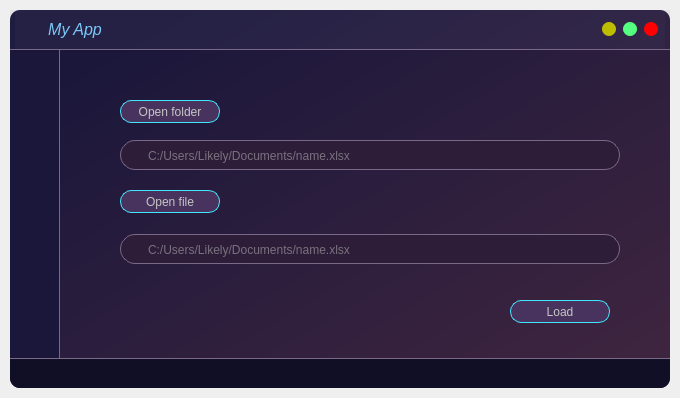
<?xml version="1.0" encoding="UTF-8"?>
<ui version="4.0">
 <class>MainWindow</class>
 <widget class="QMainWindow" name="MainWindow">
  <property name="geometry">
   <rect>
    <x>0</x>
    <y>0</y>
    <width>680</width>
    <height>398</height>
   </rect>
  </property>
  <property name="windowTitle">
   <string>MainWindow</string>
  </property>
  <widget class="QWidget" name="centralwidget">
   <layout class="QVBoxLayout" name="drop_shadow_layout">
    <property name="spacing">
     <number>0</number>
    </property>
    <property name="leftMargin">
     <number>10</number>
    </property>
    <property name="topMargin">
     <number>10</number>
    </property>
    <property name="rightMargin">
     <number>10</number>
    </property>
    <property name="bottomMargin">
     <number>10</number>
    </property>
    <item>
     <widget class="QFrame" name="drop_shadow_frame">
      <property name="styleSheet">
       <string notr="true">background-color: qlineargradient(spread:pad, x1:0, y1:0.011, x2:0.972, y2:0.965909, stop:0.113636 rgba(26, 23, 59, 255), stop:1 rgba(63, 37, 63, 255));
border-radius: 10px;
</string>
      </property>
      <property name="frameShape">
       <enum>QFrame::NoFrame</enum>
      </property>
      <property name="frameShadow">
       <enum>QFrame::Raised</enum>
      </property>
      <layout class="QVBoxLayout" name="verticalLayout">
       <property name="spacing">
        <number>0</number>
       </property>
       <property name="leftMargin">
        <number>0</number>
       </property>
       <property name="topMargin">
        <number>0</number>
       </property>
       <property name="rightMargin">
        <number>0</number>
       </property>
       <property name="bottomMargin">
        <number>0</number>
       </property>
       <item>
        <widget class="QFrame" name="title_bar">
         <property name="maximumSize">
          <size>
           <width>16777215</width>
           <height>40</height>
          </size>
         </property>
         <property name="styleSheet">
          <string notr="true">background-color: rgba(85, 85, 127, 20);
border-bottom:1px solid rgb(122, 104, 136);
border-radius:none;</string>
         </property>
         <property name="frameShape">
          <enum>QFrame::NoFrame</enum>
         </property>
         <property name="frameShadow">
          <enum>QFrame::Raised</enum>
         </property>
         <layout class="QHBoxLayout" name="horizontalLayout">
          <property name="spacing">
           <number>0</number>
          </property>
          <property name="leftMargin">
           <number>5</number>
          </property>
          <property name="topMargin">
           <number>0</number>
          </property>
          <property name="rightMargin">
           <number>5</number>
          </property>
          <property name="bottomMargin">
           <number>0</number>
          </property>
          <item>
           <widget class="QFrame" name="frame_titles">
            <property name="styleSheet">
             <string notr="true">border-bottom:none;
border-radius:none;</string>
            </property>
            <property name="frameShape">
             <enum>QFrame::NoFrame</enum>
            </property>
            <property name="frameShadow">
             <enum>QFrame::Raised</enum>
            </property>
            <layout class="QHBoxLayout" name="horizontalLayout_7">
             <property name="spacing">
              <number>0</number>
             </property>
             <property name="leftMargin">
              <number>10</number>
             </property>
             <property name="topMargin">
              <number>0</number>
             </property>
             <property name="rightMargin">
              <number>0</number>
             </property>
             <property name="bottomMargin">
              <number>0</number>
             </property>
             <item>
              <spacer name="horizontalSpacer">
               <property name="orientation">
                <enum>Qt::Horizontal</enum>
               </property>
               <property name="sizeType">
                <enum>QSizePolicy::Minimum</enum>
               </property>
               <property name="sizeHint" stdset="0">
                <size>
                 <width>20</width>
                 <height>20</height>
                </size>
               </property>
              </spacer>
             </item>
             <item>
              <widget class="QLabel" name="label_11">
               <property name="minimumSize">
                <size>
                 <width>60</width>
                 <height>0</height>
                </size>
               </property>
               <property name="maximumSize">
                <size>
                 <width>60</width>
                 <height>40</height>
                </size>
               </property>
               <property name="font">
                <font>
                 <family>Segoe UI</family>
                 <pointsize>10</pointsize>
                </font>
               </property>
               <property name="styleSheet">
                <string notr="true">color: rgb(193, 193, 193);
background-color: none;</string>
               </property>
               <property name="text">
                <string>&lt;html&gt;&lt;head/&gt;&lt;body&gt;&lt;p align=&quot;center&quot;&gt;&lt;span style=&quot; font-size:12pt; font-style:italic; color:#7ac8f8;&quot;&gt;My App&lt;/span&gt;&lt;/p&gt;&lt;/body&gt;&lt;/html&gt;</string>
               </property>
              </widget>
             </item>
             <item>
              <spacer name="horizontalSpacer_14">
               <property name="orientation">
                <enum>Qt::Horizontal</enum>
               </property>
               <property name="sizeHint" stdset="0">
                <size>
                 <width>634</width>
                 <height>17</height>
                </size>
               </property>
              </spacer>
             </item>
            </layout>
           </widget>
          </item>
          <item>
           <widget class="QFrame" name="frame_btns">
            <property name="minimumSize">
             <size>
              <width>70</width>
              <height>0</height>
             </size>
            </property>
            <property name="maximumSize">
             <size>
              <width>90</width>
              <height>16777215</height>
             </size>
            </property>
            <property name="styleSheet">
             <string notr="true">border-bottom:none;
border-radius:none;</string>
            </property>
            <property name="frameShape">
             <enum>QFrame::StyledPanel</enum>
            </property>
            <property name="frameShadow">
             <enum>QFrame::Raised</enum>
            </property>
            <layout class="QHBoxLayout" name="horizontalLayout_2">
             <property name="spacing">
              <number>0</number>
             </property>
             <property name="leftMargin">
              <number>0</number>
             </property>
             <property name="topMargin">
              <number>0</number>
             </property>
             <property name="rightMargin">
              <number>0</number>
             </property>
             <property name="bottomMargin">
              <number>0</number>
             </property>
             <item>
              <widget class="QPushButton" name="btn_maximize">
               <property name="minimumSize">
                <size>
                 <width>14</width>
                 <height>14</height>
                </size>
               </property>
               <property name="maximumSize">
                <size>
                 <width>14</width>
                 <height>14</height>
                </size>
               </property>
               <property name="toolTip">
                <string>Minimize</string>
               </property>
               <property name="styleSheet">
                <string notr="true">QPushButton {
	border: none;
	border-radius: 7px;
	background-color: rgb(190, 190, 0);
}
QPushButton:hover {
	background-color: rgb(255, 255, 0);
}</string>
               </property>
               <property name="text">
                <string/>
               </property>
              </widget>
             </item>
             <item>
              <widget class="QPushButton" name="btn_minimize">
               <property name="minimumSize">
                <size>
                 <width>14</width>
                 <height>14</height>
                </size>
               </property>
               <property name="maximumSize">
                <size>
                 <width>14</width>
                 <height>14</height>
                </size>
               </property>
               <property name="toolTip">
                <string>Maximize</string>
               </property>
               <property name="styleSheet">
                <string notr="true">QPushButton {
	border: none;
	border-radius: 7px;
	background-color: rgb(85, 255, 127);
}
QPushButton:hover {
	background-color: rgb(85, 255, 0);
}</string>
               </property>
               <property name="text">
                <string/>
               </property>
              </widget>
             </item>
             <item>
              <widget class="QPushButton" name="btn_close">
               <property name="minimumSize">
                <size>
                 <width>14</width>
                 <height>14</height>
                </size>
               </property>
               <property name="maximumSize">
                <size>
                 <width>14</width>
                 <height>14</height>
                </size>
               </property>
               <property name="toolTip">
                <string>Close</string>
               </property>
               <property name="styleSheet">
                <string notr="true">QPushButton {
	border: none;
	border-radius: 7px;
	background-color: rgb(255, 0, 0);
}
QPushButton:hover {
	background-color: rgb(255, 84, 5);
}</string>
               </property>
               <property name="text">
                <string/>
               </property>
              </widget>
             </item>
            </layout>
           </widget>
          </item>
         </layout>
        </widget>
       </item>
       <item>
        <layout class="QHBoxLayout" name="horizontalLayout_3">
         <property name="spacing">
          <number>0</number>
         </property>
         <item>
          <widget class="QFrame" name="tools">
           <property name="minimumSize">
            <size>
             <width>0</width>
             <height>0</height>
            </size>
           </property>
           <property name="maximumSize">
            <size>
             <width>50</width>
             <height>16777215</height>
            </size>
           </property>
           <property name="styleSheet">
            <string notr="true">border-radius: 0px;
background-color: rgb(26, 23, 59);
border-right:1px solid rgb(122, 104, 136);
</string>
           </property>
           <property name="frameShape">
            <enum>QFrame::StyledPanel</enum>
           </property>
           <property name="frameShadow">
            <enum>QFrame::Raised</enum>
           </property>
          </widget>
         </item>
         <item>
          <widget class="QFrame" name="content_bar">
           <property name="styleSheet">
            <string notr="true">background-color: none;

</string>
           </property>
           <property name="frameShape">
            <enum>QFrame::NoFrame</enum>
           </property>
           <property name="frameShadow">
            <enum>QFrame::Raised</enum>
           </property>
           <widget class="QPushButton" name="bt_open_folder">
            <property name="geometry">
             <rect>
              <x>60</x>
              <y>50</y>
              <width>100</width>
              <height>23</height>
             </rect>
            </property>
            <property name="minimumSize">
             <size>
              <width>100</width>
              <height>20</height>
             </size>
            </property>
            <property name="maximumSize">
             <size>
              <width>150</width>
              <height>23</height>
             </size>
            </property>
            <property name="styleSheet">
             <string notr="true">QPushButton {
	color: rgb(197, 197, 197);
	border-radius: 11px;
	background-color: rgb(71, 51, 93);
	border: 1px solid rgb(67, 230, 255);
}
QPushButton:hover {
	color: rgb(197, 197, 197);
	border-radius: 11px;
	background-color: rgb(106, 76, 139);
	border: 1px solid rgb(67, 230, 255);
}
QPushButton:pressed {
	color: rgb(197, 197, 197);
	border-radius: 11px;
	border: 1px solid rgb(38, 36, 62);
	background-color: rgb(71, 51, 93);

}</string>
            </property>
            <property name="text">
             <string>Open folder</string>
            </property>
           </widget>
           <widget class="QLineEdit" name="le_folder">
            <property name="geometry">
             <rect>
              <x>60</x>
              <y>90</y>
              <width>500</width>
              <height>30</height>
             </rect>
            </property>
            <property name="minimumSize">
             <size>
              <width>500</width>
              <height>30</height>
             </size>
            </property>
            <property name="maximumSize">
             <size>
              <width>16777215</width>
              <height>23</height>
             </size>
            </property>
            <property name="toolTip">
             <string>&lt;html&gt;&lt;head/&gt;&lt;body&gt;&lt;p&gt;&lt;span style=&quot; color:#393939;&quot;&gt;Caminho do arquivo&lt;/span&gt;&lt;/p&gt;&lt;/body&gt;&lt;/html&gt;</string>
            </property>
            <property name="statusTip">
             <string/>
            </property>
            <property name="styleSheet">
             <string notr="true">QLineEdit {
	background-color: rgb(45, 29, 56);
	color: rgb(197, 197, 197);
	border: 1px solid  rgb(122, 104, 136);
	border-radius: 15px;
	padding: 25px;
}
QLineEdit:hover {
	background-color: rgb(67, 62, 108);
	border: 1px solid rgb(188, 188, 188);
	color: rgb(197, 197, 197);
}
QLineEdit:focus {
	background-color: rgb(48, 44, 77);
	color: rgb(182, 182, 182);
	border: 1px solid rgb(67, 230, 255);
}
</string>
            </property>
            <property name="placeholderText">
             <string>C:/Users/Likely/Documents/name.xlsx</string>
            </property>
           </widget>
           <widget class="QPushButton" name="bt_open_file">
            <property name="geometry">
             <rect>
              <x>60</x>
              <y>140</y>
              <width>100</width>
              <height>23</height>
             </rect>
            </property>
            <property name="minimumSize">
             <size>
              <width>100</width>
              <height>20</height>
             </size>
            </property>
            <property name="maximumSize">
             <size>
              <width>150</width>
              <height>23</height>
             </size>
            </property>
            <property name="styleSheet">
             <string notr="true">QPushButton {
	color: rgb(197, 197, 197);
	border-radius: 11px;
	background-color: rgb(71, 51, 93);
	border: 1px solid rgb(67, 230, 255);
}
QPushButton:hover {
	color: rgb(197, 197, 197);
	border-radius: 11px;
	background-color: rgb(106, 76, 139);
	border: 1px solid rgb(67, 230, 255);
}
QPushButton:pressed {
	color: rgb(197, 197, 197);
	border-radius: 11px;
	border: 1px solid rgb(38, 36, 62);
	background-color: rgb(71, 51, 93);

}</string>
            </property>
            <property name="text">
             <string>Open file</string>
            </property>
           </widget>
           <widget class="QLineEdit" name="le_file">
            <property name="geometry">
             <rect>
              <x>60</x>
              <y>184</y>
              <width>500</width>
              <height>30</height>
             </rect>
            </property>
            <property name="minimumSize">
             <size>
              <width>500</width>
              <height>30</height>
             </size>
            </property>
            <property name="maximumSize">
             <size>
              <width>16777215</width>
              <height>23</height>
             </size>
            </property>
            <property name="toolTip">
             <string>&lt;html&gt;&lt;head/&gt;&lt;body&gt;&lt;p&gt;&lt;span style=&quot; color:#393939;&quot;&gt;Caminho do arquivo&lt;/span&gt;&lt;/p&gt;&lt;/body&gt;&lt;/html&gt;</string>
            </property>
            <property name="statusTip">
             <string/>
            </property>
            <property name="styleSheet">
             <string notr="true">QLineEdit {
	background-color: rgb(45, 29, 56);
	color: rgb(197, 197, 197);
	border: 1px solid  rgb(122, 104, 136);
	border-radius: 15px;
	padding: 25px;
}
QLineEdit:hover {
	background-color: rgb(67, 62, 108);
	border: 1px solid rgb(188, 188, 188);
	color: rgb(197, 197, 197);
}
QLineEdit:focus {
	background-color: rgb(48, 44, 77);
	color: rgb(182, 182, 182);
	border: 1px solid rgb(67, 230, 255);
}
</string>
            </property>
            <property name="placeholderText">
             <string>C:/Users/Likely/Documents/name.xlsx</string>
            </property>
           </widget>
           <widget class="QPushButton" name="bt_load">
            <property name="geometry">
             <rect>
              <x>450</x>
              <y>250</y>
              <width>100</width>
              <height>23</height>
             </rect>
            </property>
            <property name="minimumSize">
             <size>
              <width>100</width>
              <height>20</height>
             </size>
            </property>
            <property name="maximumSize">
             <size>
              <width>150</width>
              <height>23</height>
             </size>
            </property>
            <property name="styleSheet">
             <string notr="true">QPushButton {
	color: rgb(197, 197, 197);
	border-radius: 11px;
	background-color: rgb(71, 51, 93);
	border: 1px solid rgb(67, 230, 255);
}
QPushButton:hover {
	color: rgb(197, 197, 197);
	border-radius: 11px;
	background-color: rgb(106, 76, 139);
	border: 1px solid rgb(67, 230, 255);
}
QPushButton:pressed {
	color: rgb(197, 197, 197);
	border-radius: 11px;
	border: 1px solid rgb(38, 36, 62);
	background-color: rgb(71, 51, 93);

}</string>
            </property>
            <property name="text">
             <string>Load</string>
            </property>
           </widget>
          </widget>
         </item>
        </layout>
       </item>
       <item>
        <widget class="QFrame" name="credits_bar">
         <property name="minimumSize">
          <size>
           <width>0</width>
           <height>30</height>
          </size>
         </property>
         <property name="maximumSize">
          <size>
           <width>16777215</width>
           <height>30</height>
          </size>
         </property>
         <property name="styleSheet">
          <string notr="true">background-color: rgb(17, 15, 38);
border-top-left-radius: 0px;
border-top-right-radius: 0px;

border-top:1px solid rgb(122, 104, 136);
</string>
         </property>
         <property name="frameShape">
          <enum>QFrame::NoFrame</enum>
         </property>
         <property name="frameShadow">
          <enum>QFrame::Raised</enum>
         </property>
        </widget>
       </item>
      </layout>
     </widget>
    </item>
   </layout>
  </widget>
 </widget>
 <resources/>
 <connections/>
</ui>
